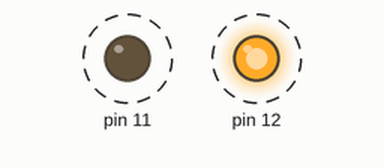
The sketch below on a simulated Arduino Uno, built with avr-gcc and run on an emulated ATmega328P. Shown: output pins drawn as LEDs (lit = HIGH). Dashed ring = blinking.

Above: at 0.07 s.
Timing chart, 0 to 3.0 s (numbered marks = the images above):
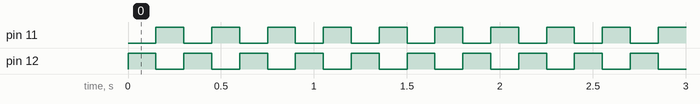

The sketch:

sketch_nov25a.ino
```cpp
void setup() {
  pinMode(12,OUTPUT);//กำหนดขาเอาต์พุต
pinMode(11,OUTPUT);//กำหนดขาเอาต์พุต

}

void loop() {
 digitalWrite(12,HIGH);
 digitalWrite(11,LOW);
 delay(150);
 digitalWrite(11,HIGH);
 digitalWrite(12,LOW);
 delay(150);
 }
```

Measured:
- by itself, pin 11, pin 12: alternates HIGH for 0.15 s and LOW for 0.15 s
